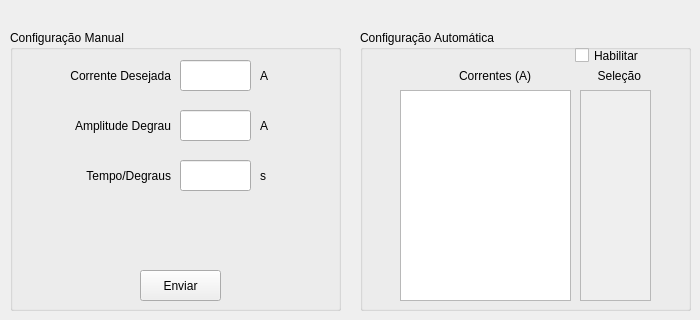
       <widget class="QWidget" name="tab_8">
        <attribute name="title">
         <string>Rampa Corrente Singular</string>
        </attribute>
        <widget class="QGroupBox" name="Configuracao_Manual">
         <property name="geometry">
          <rect>
           <x>10</x>
           <y>30</y>
           <width>331</width>
           <height>281</height>
          </rect>
         </property>
         <property name="title">
          <string>Configuração Manual</string>
         </property>
         <widget class="QLineEdit" name="Corrente_Linear">
          <property name="geometry">
           <rect>
            <x>170</x>
            <y>30</y>
            <width>71</width>
            <height>31</height>
           </rect>
          </property>
         </widget>
         <widget class="QLineEdit" name="Amplitude_Linear">
          <property name="geometry">
           <rect>
            <x>170</x>
            <y>80</y>
            <width>71</width>
            <height>31</height>
           </rect>
          </property>
          <property name="text">
           <string/>
          </property>
         </widget>
         <widget class="QLineEdit" name="Tempo_Linear">
          <property name="geometry">
           <rect>
            <x>170</x>
            <y>130</y>
            <width>71</width>
            <height>31</height>
           </rect>
          </property>
          <property name="text">
           <string/>
          </property>
         </widget>
         <widget class="QLabel" name="label_81">
          <property name="geometry">
           <rect>
            <x>20</x>
            <y>30</y>
            <width>141</width>
            <height>31</height>
           </rect>
          </property>
          <property name="text">
           <string>Corrente Desejada</string>
          </property>
          <property name="alignment">
           <set>Qt::AlignRight|Qt::AlignTrailing|Qt::AlignVCenter</set>
          </property>
         </widget>
         <widget class="QLabel" name="label_82">
          <property name="geometry">
           <rect>
            <x>20</x>
            <y>80</y>
            <width>141</width>
            <height>31</height>
           </rect>
          </property>
          <property name="text">
           <string>Amplitude Degrau</string>
          </property>
          <property name="alignment">
           <set>Qt::AlignRight|Qt::AlignTrailing|Qt::AlignVCenter</set>
          </property>
         </widget>
         <widget class="QLabel" name="label_88">
          <property name="geometry">
           <rect>
            <x>0</x>
            <y>130</y>
            <width>161</width>
            <height>31</height>
           </rect>
          </property>
          <property name="text">
           <string>Tempo/Degraus</string>
          </property>
          <property name="alignment">
           <set>Qt::AlignRight|Qt::AlignTrailing|Qt::AlignVCenter</set>
          </property>
         </widget>
         <widget class="QLabel" name="label_89">
          <property name="geometry">
           <rect>
            <x>250</x>
            <y>80</y>
            <width>21</width>
            <height>31</height>
           </rect>
          </property>
          <property name="text">
           <string>A</string>
          </property>
         </widget>
         <widget class="QLabel" name="label_90">
          <property name="geometry">
           <rect>
            <x>250</x>
            <y>130</y>
            <width>21</width>
            <height>31</height>
           </rect>
          </property>
          <property name="text">
           <string>s</string>
          </property>
         </widget>
         <widget class="QLabel" name="label_96">
          <property name="geometry">
           <rect>
            <x>250</x>
            <y>30</y>
            <width>21</width>
            <height>31</height>
           </rect>
          </property>
          <property name="text">
           <string>A</string>
          </property>
         </widget>
         <widget class="QPushButton" name="Enviar_Linear">
          <property name="geometry">
           <rect>
            <x>130</x>
            <y>240</y>
            <width>81</width>
            <height>31</height>
           </rect>
          </property>
          <property name="text">
           <string>Enviar</string>
          </property>
          <property name="icon">
           <iconset>
            <normaloff>imagens/1351621501_Check.png</normaloff>imagens/1351621501_Check.png</iconset>
          </property>
         </widget>
        </widget>
        <widget class="QGroupBox" name="Configuracao_Auto">
         <property name="geometry">
          <rect>
           <x>360</x>
           <y>30</y>
           <width>331</width>
           <height>281</height>
          </rect>
         </property>
         <property name="title">
          <string>Configuração Automática</string>
         </property>
         <widget class="QLabel" name="label_142">
          <property name="geometry">
           <rect>
            <x>70</x>
            <y>30</y>
            <width>101</width>
            <height>31</height>
           </rect>
          </property>
          <property name="text">
           <string>Correntes (A)</string>
          </property>
          <property name="alignment">
           <set>Qt::AlignRight|Qt::AlignTrailing|Qt::AlignVCenter</set>
          </property>
         </widget>
         <widget class="QPlainTextEdit" name="Selecao_Corrente_Arbitraria_PUC">
          <property name="enabled">
           <bool>false</bool>
          </property>
          <property name="geometry">
           <rect>
            <x>220</x>
            <y>60</y>
            <width>71</width>
            <height>211</height>
           </rect>
          </property>
          <property name="plainText">
           <string/>
          </property>
         </widget>
         <widget class="QPlainTextEdit" name="Corrente_Arbitraria_PUC">
          <property name="geometry">
           <rect>
            <x>40</x>
            <y>60</y>
            <width>171</width>
            <height>211</height>
           </rect>
          </property>
          <property name="plainText">
           <string/>
          </property>
         </widget>
         <widget class="QLabel" name="label_151">
          <property name="geometry">
           <rect>
            <x>220</x>
            <y>30</y>
            <width>61</width>
            <height>31</height>
           </rect>
          </property>
          <property name="text">
           <string>Seleção</string>
          </property>
          <property name="alignment">
           <set>Qt::AlignRight|Qt::AlignTrailing|Qt::AlignVCenter</set>
          </property>
         </widget>
         <widget class="QCheckBox" name="Hab_Selecao">
          <property name="geometry">
           <rect>
            <x>215</x>
            <y>10</y>
            <width>91</width>
            <height>31</height>
           </rect>
          </property>
          <property name="text">
           <string>Habilitar</string>
          </property>
         </widget>
        </widget>
       </widget>
